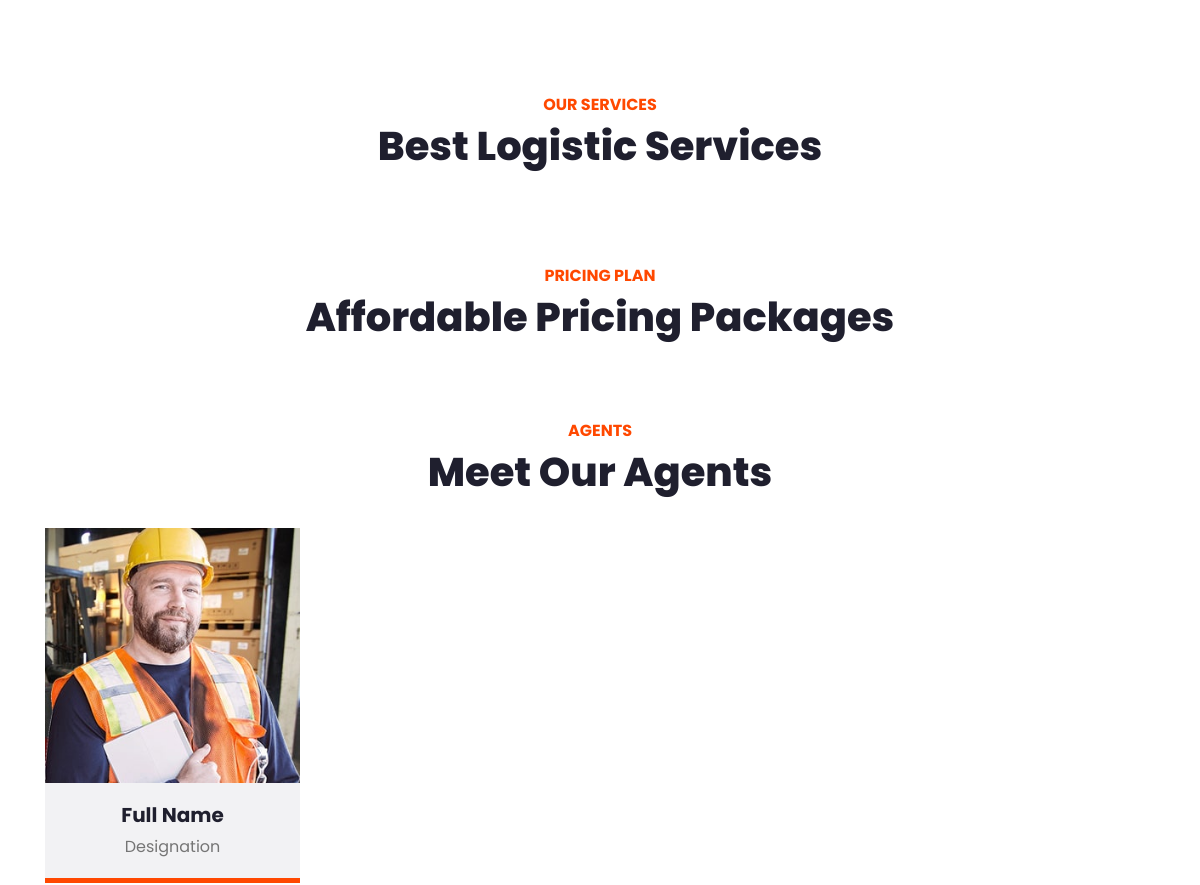
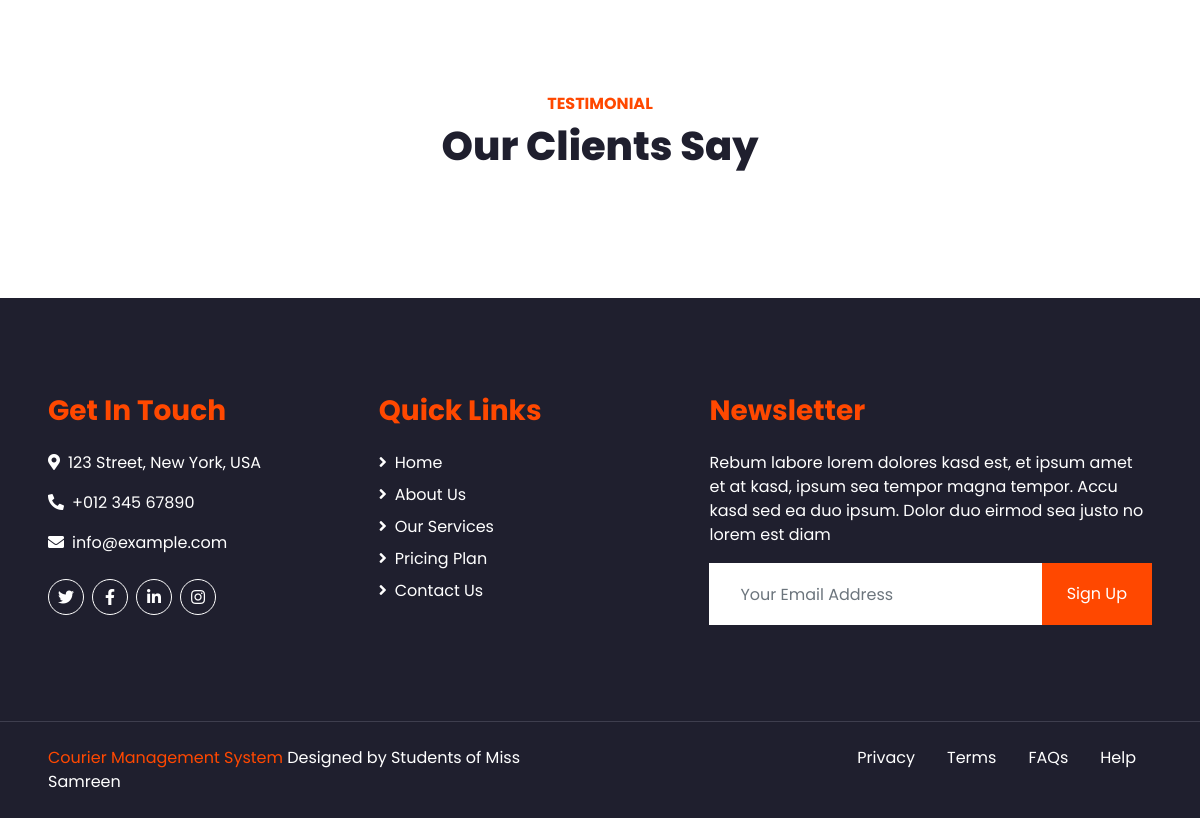
Before: / (lower part) with the older database file (2 pictures, top to bottom).
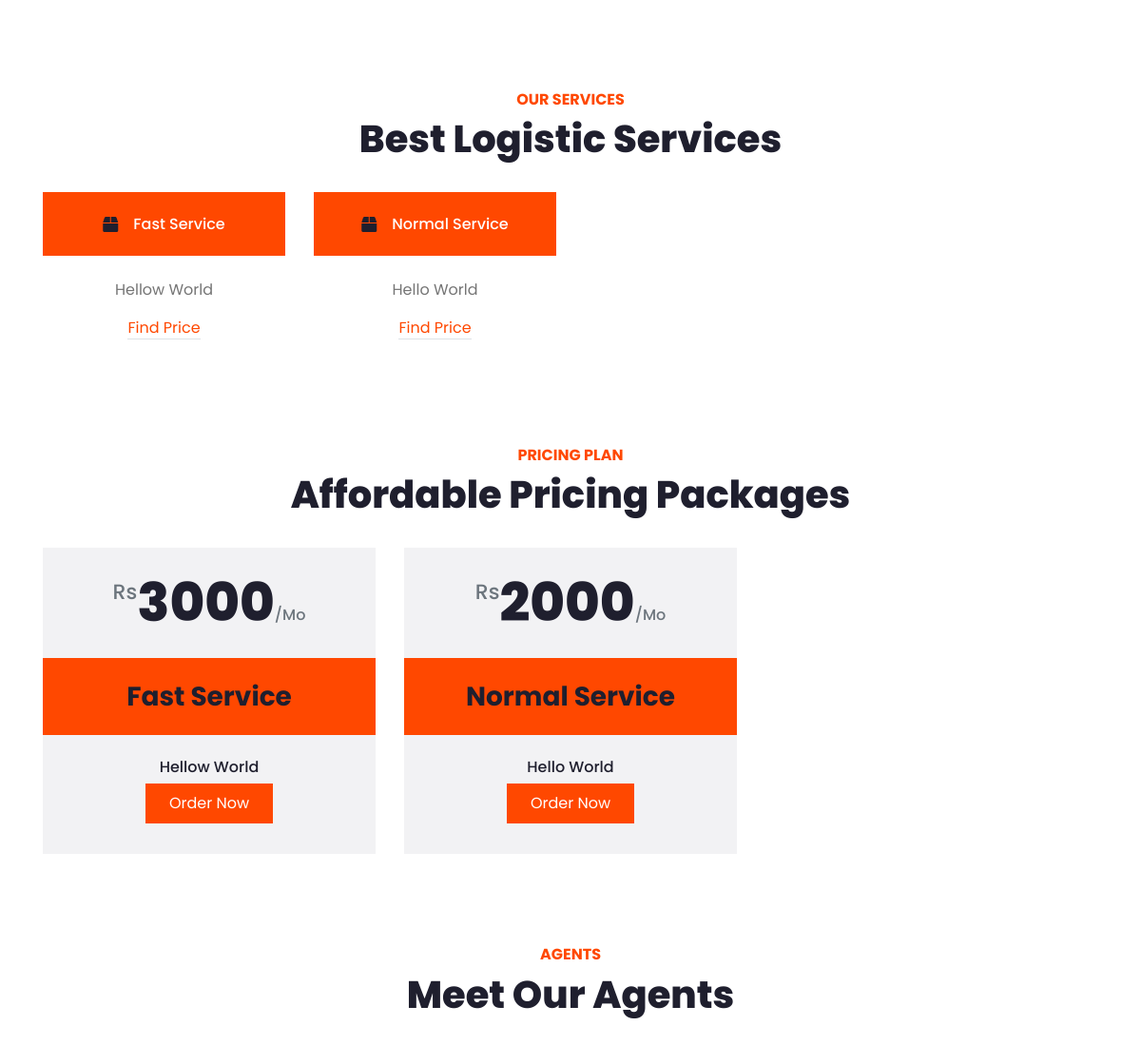
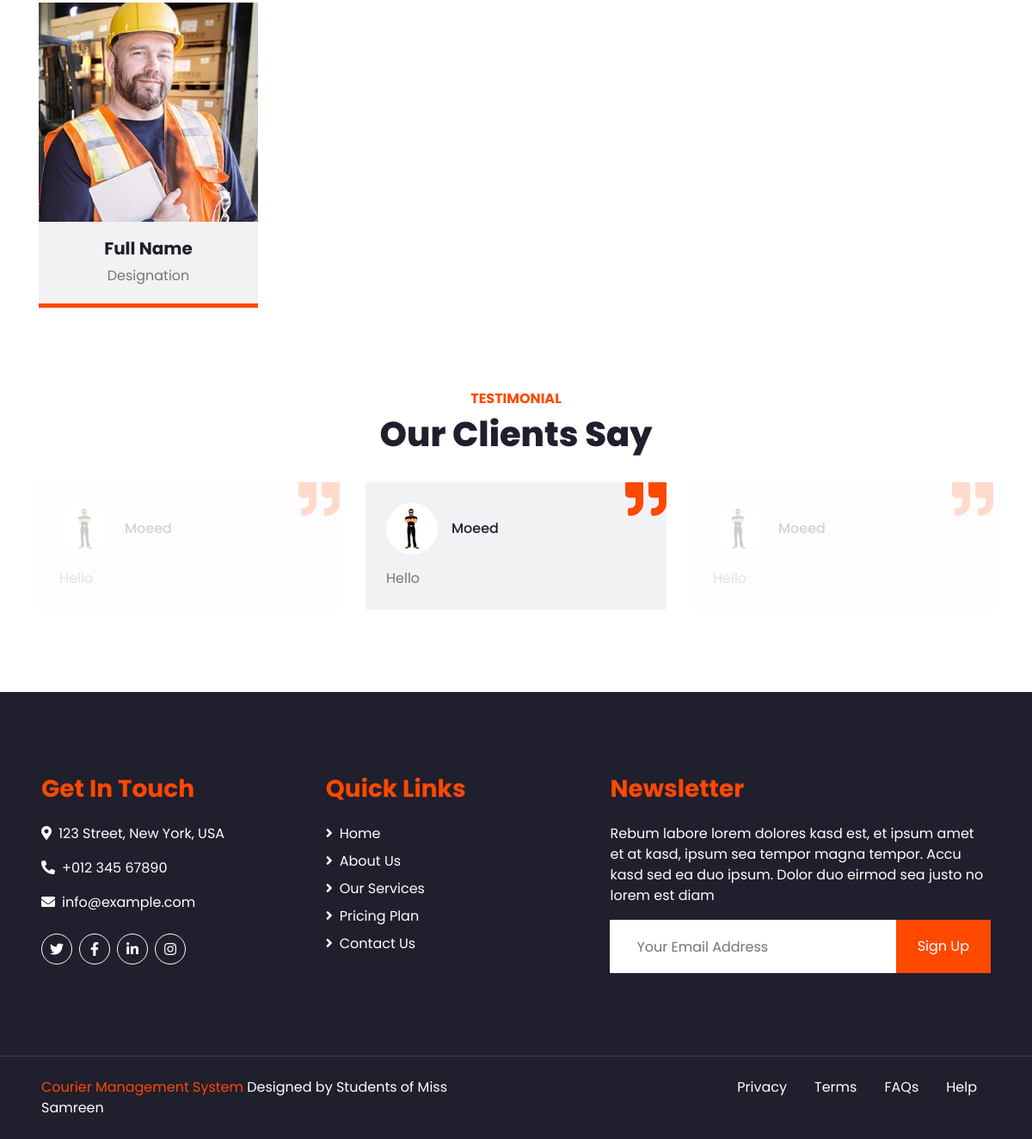
After: the same page with the newer database file (2 pictures, top to bottom).
### tables this page shows
CREATE TABLE `tbl_service` (
  `id` int(11) NOT NULL,
  `name` varchar(50) NOT NULL,
  `description` varchar(255) NOT NULL,
  `money` int(50) NOT NULL
);

CREATE TABLE `tbl_contact` (
  `id` int(11) NOT NULL,
  `name` varchar(50) NOT NULL,
  `email` varchar(50) NOT NULL,
  `subject` varchar(50) NOT NULL,
  `message` varchar(255) NOT NULL
);

### Index.php (the view, shortened to what this page needs)
<!DOCTYPE html>
<html lang="en">
<head>
</head>
<body>
    <?php include_once "Header.php"; ?>
    <div class="container-fluid pt-5" id="Services">
        <div class="container">
            <div class="text-center pb-2">
                <h6 class="text-primary text-uppercase font-weight-bold">Our Services</h6>
                <h1 class="mb-4">Best Logistic Services</h1>
            </div>
            <div class="row pb-3">
            <?php $Select_query = "SELECT * FROM `tbl_service` ";
                                                $execute_query = mysqli_query($connect , $Select_query);
                                                while ($a = mysqli_fetch_array($execute_query)) { ?>
                                                    <div class="col-lg-3 col-md-6 text-center mb-5">
                    <div class="d-flex align-items-center justify-content-center bg-primary mb-4 p-4">
                        <i class="fas fa-box text-dark pr-3"></i>
                        <h6 class="text-white font-weight-medium m-0"><?php echo "$a[1]" ?></h6>
                    </div>
                    <p><?php echo "$a[2]" ?></p>
                    <a class="border-bottom text-decoration-none" href="">Find Price</a>
                </div>
                                             <?php   }
                                    ?>
            </div>
        </div>
    </div>
    <div class="container-fluid pt-5" id="Price">
        <div class="container">
            <div class="text-center pb-2">
                <h6 class="text-primary text-uppercase font-weight-bold">Pricing Plan</h6>
                <h1 class="mb-4">Affordable Pricing Packages</h1>
            </div>
            <div class="row">
                                             <?php $Select_query1 = "SELECT * FROM `tbl_service` ";
                                                $execute_query1 = mysqli_query($connect , $Select_query1);
                                                while ($a = mysqli_fetch_array($execute_query1)) { ?>
                <div class="col-md-4 mb-5">
                    <div class="bg-secondary">
                        <div class="text-center p-4">
                            <h1 class="display-4 mb-0">
                                <small class="align-top text-muted font-weight-medium" style="font-size: 22px; line-height: 45px;">Rs</small><?php echo "$a[3]" ?><small class="align-bottom text-muted font-weight-medium" style="font-size: 16px; line-height: 40px;">/Mo</small>
                            </h1>
                        </div>
                        <div class="bg-primary text-center p-4">
                            <h3 class="m-0"><?php echo "$a[1]" ?></h3>
                        </div>
                        <div class="d-flex flex-column align-items-center py-4">
                            <h6 class="m-0"><?php echo "$a[2]" ?></h6>
                            <a href="" class="btn btn-primary py-2 px-4 my-2">Order Now</a>
                        </div>
                    </div>
                </div>
                <?php   }
                                    ?>
            </div>
        </div>
    </div>
    <div class="container-fluid pt-5" id="Team">
        <div class="container">
            <div class="text-center pb-2">
                <h6 class="text-primary text-uppercase font-weight-bold">Agents</h6>
                <h1 class="mb-4">Meet Our Agents</h1>
            </div>
            <div class="row">
                <div class="col-lg-3 col-md-6">
                    <div class="team card position-relative overflow-hidden border-0 mb-5">
                        <img class="card-img-top" src="img/team-1.jpg" alt="">
                        <div class="card-body text-center p-0">
                            <div class="team-text d-flex flex-column justify-content-center bg-secondary">
                                <h5 class="font-weight-bold">Full Name</h5>
                                <span>Designation</span>
                            </div>
                        </div>
                    </div>
                </div>
            </div>
        </div>
    </div>
    <div class="container-fluid py-5" id="Testimonial">
        <div class="container">
            <div class="text-center pb-2">
                <h6 class="text-primary text-uppercase font-weight-bold">Testimonial</h6>
                <h1 class="mb-4">Our Clients Say</h1>
            </div>
            <div class="owl-carousel testimonial-carousel">
                                <?php $Select_query2 = "SELECT * FROM `tbl_contact` ";
                                                $execute_query2 = mysqli_query($connect , $Select_query2);
                                                while ($a = mysqli_fetch_array($execute_query2)) { ?>
                <div class="position-relative bg-secondary p-4">
                    <i class="fa fa-3x fa-quote-right text-primary position-absolute" style="top: -6px; right: 0;"></i>
                    <div class="d-flex align-items-center mb-3">
                        <img class="img-fluid rounded-circle" src="img/Agent.jpg" style="width: 60px; height: 60px;" alt="">
                        <div class="ml-3">
                            <h6 class="font-weight-semi-bold m-0"><?php echo "$a[1]" ?></h6>
                        </div>
                    </div>
                    <p class="m-0"><?php echo "$a[4]" ;?></p>
                </div>
                <?php } ?>
            </div>
        </div>
    </div>
    <?php include_once "Footer.php"; ?>
</body>
</html>

### Header.php (shortened to what this page needs)
<!DOCTYPE html>
<html lang="en">
<head>
    <link href="https://cdnjs.cloudflare.com/ajax/libs/font-awesome/5.10.0/css/all.min.css" rel="stylesheet">
    <link href="lib/owlcarousel/assets/owl.carousel.min.css" rel="stylesheet">
    <link href="css/style.css" rel="stylesheet">
</head>
<body>
</body>
</html>

### Footer.php (shortened to what this page needs)
<div class="container-fluid bg-dark text-white mt-5 py-5 px-sm-3 px-md-5">
      <div class="row pt-5">
          <div class="col-lg-7 col-md-6">
              <div class="row">
                  <div class="col-md-6 mb-5">
                      <h3 class="text-primary mb-4">Get In Touch</h3>
                      <p><i class="fa fa-map-marker-alt mr-2"></i>123 Street, New York, USA</p>
                      <p><i class="fa fa-phone-alt mr-2"></i>+012 345 67890</p>
                      <p><i class="fa fa-envelope mr-2"></i>info@example.com</p>
                      <div class="d-flex justify-content-start mt-4">
                          <a class="btn btn-outline-light btn-social mr-2" href="https://twitter.com/"><i class="fab fa-twitter"></i></a>
                          <a class="btn btn-outline-light btn-social mr-2" href="https://www.facebook.com/"><i class="fab fa-facebook-f"></i></a>
                          <a class="btn btn-outline-light btn-social mr-2" href="https://pk.linkedin.com/"><i class="fab fa-linkedin-in"></i></a>
                          <a class="btn btn-outline-light btn-social" href="https://www.instagram.com/"><i class="fab fa-instagram"></i></a>
                      </div>
                  </div>
                  <div class="col-md-6 mb-5">
                      <h3 class="text-primary mb-4">Quick Links</h3>
                      <div class="d-flex flex-column justify-content-start">
                          <a class="text-white mb-2" href="Index.php"><i class="fa fa-angle-right mr-2"></i>Home</a>
                          <a class="text-white mb-2" href="#"><i class="fa fa-angle-right mr-2"></i>About Us</a>
                          <a class="text-white mb-2" href="#"><i class="fa fa-angle-right mr-2"></i>Our Services</a>
                          <a class="text-white mb-2" href="#"><i class="fa fa-angle-right mr-2"></i>Pricing Plan</a>
                          <a class="text-white" href="Contact.php"><i class="fa fa-angle-right mr-2"></i>Contact Us</a>
                      </div>
                  </div>
              </div>
          </div>
          <div class="col-lg-5 col-md-6 mb-5">
              <h3 class="text-primary mb-4">Newsletter</h3>
              <p>Rebum labore lorem dolores kasd est, et ipsum amet et at kasd, ipsum sea tempor magna tempor. Accu kasd sed ea duo ipsum. Dolor duo eirmod sea justo no lorem est diam</p>
              <div class="w-100">
                  <div class="input-group">
                      <input type="text" class="form-control border-light" style="padding: 30px;" placeholder="Your Email Address">
                      <div class="input-group-append">
                          <button class="btn btn-primary px-4">Sign Up</button>
                      </div>
                  </div>
              </div>
          </div>
      </div>
  </div>
  <div class="container-fluid bg-dark text-white border-top py-4 px-sm-3 px-md-5" style="border-color: #3E3E4E !important;">
      <div class="row">
          <div class="col-lg-6 text-center text-md-left mb-3 mb-md-0">
              <p class="m-0 text-white"> <a href="Index.php">Courier Management System</a>
		Designed by Students of Miss Samreen
              </p>
          </div>
          <div class="col-lg-6 text-center text-md-right">
              <ul class="nav d-inline-flex">
                  <li class="nav-item">
                      <a class="nav-link text-white py-0" href="#">Privacy</a>
                  </li>
                  <li class="nav-item">
                      <a class="nav-link text-white py-0" href="#">Terms</a>
                  </li>
                  <li class="nav-item">
                      <a class="nav-link text-white py-0" href="#">FAQs</a>
                  </li>
                  <li class="nav-item">
                      <a class="nav-link text-white py-0" href="#">Help</a>
                  </li>
              </ul>
          </div>
      </div>
  </div>

Changed rows visible on the page:
added tbl_service: name "Fast Service", description "Hellow World", money "3000"
added tbl_service: name "Normal Service", description "Hello World", money "2000"
added tbl_contact: name "Moeed", message "Hello"
